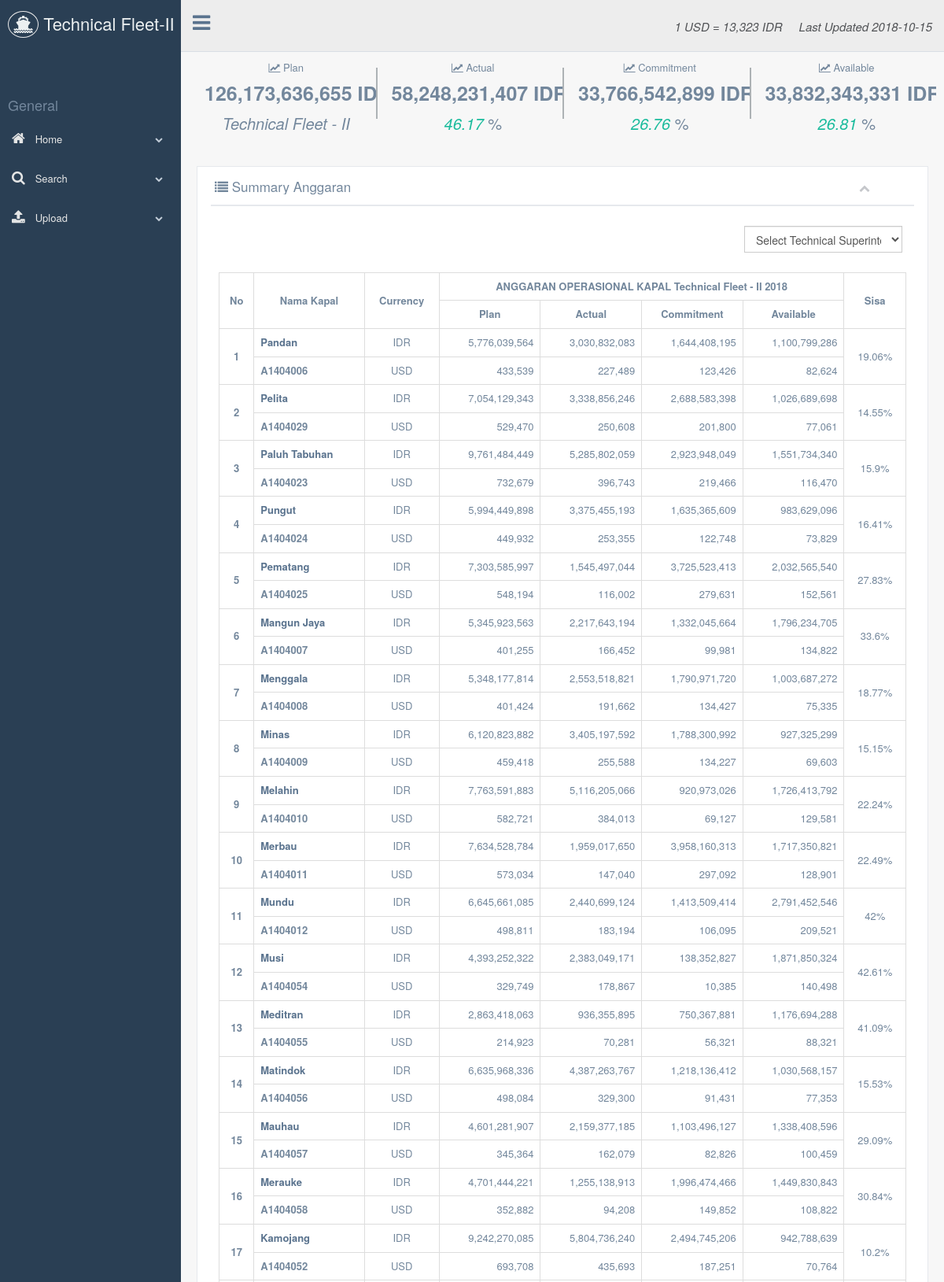
/production/apex.php (upper part), run on the app's committed database.
### tables this page shows
CREATE TABLE `opex_apex` (
  `kapal` varchar(255) DEFAULT NULL,
  `actual` bigint(22) DEFAULT NULL,
  `commitment` bigint(22) DEFAULT NULL,
  `plan` bigint(22) DEFAULT NULL,
  `available` bigint(22) DEFAULT NULL,
  `curr` varchar(255) DEFAULT NULL,
  `cost_center` varchar(255) DEFAULT NULL,
  `curr_usd` varchar(5) DEFAULT NULL,
  `actual_usd` bigint(20) DEFAULT NULL,
  `available_usd` bigint(20) DEFAULT NULL,
  `commitment_usd` bigint(20) DEFAULT NULL,
  `plan_usd` bigint(20) DEFAULT NULL
);

### production/apex.php (the view, shortened to what this page needs)
<?php
include("controller/doconnect.php");
if(isset($_REQUEST['employee']) && $_REQUEST['employee'] !='all' ){
  $p_employee = $_REQUEST['employee'];
}
else{
 $p_employee = '';
}
?>
<!DOCTYPE html>
<html lang="en">
  <head>
    <link href="../vendors/bootstrap/dist/css/bootstrap.min.css" rel="stylesheet">
    <link href="../vendors/font-awesome/css/font-awesome.min.css" rel="stylesheet">
    <link href="../vendors/nprogress/nprogress.css" rel="stylesheet">
    <link href="../vendors/iCheck/skins/flat/green.css" rel="stylesheet">
    <link href="../vendors/datatables.net-bs/css/dataTables.bootstrap.min.css" rel="stylesheet">
    <link href="../vendors/datatables.net-buttons-bs/css/buttons.bootstrap.min.css" rel="stylesheet">
    <link href="../vendors/datatables.net-fixedheader-bs/css/fixedHeader.bootstrap.min.css" rel="stylesheet">
    <link href="../vendors/datatables.net-responsive-bs/css/responsive.bootstrap.min.css" rel="stylesheet">
    <link href="../vendors/datatables.net-scroller-bs/css/scroller.bootstrap.min.css" rel="stylesheet">
    <link href="../build/css/custom.min.css" rel="stylesheet">
  </head>
  <body class="nav-md">
    <div class="container body">
      <div class="main_container">
        <div class="col-md-3 left_col menu_fixed">
          <div class="left_col scroll-view">
            <div class="navbar nav_title" style="border: 0;">
              <a href="index.php" class="site_title"><i class="fa fa-ship"></i> <span>Technical Fleet-II</span></a>
            </div>
            <br> <br> <br>
            <?php include("view/sidebar_menu.php") ?>
          </div>
        </div>
        <?php include("view/top_nav.php") ?>
        <div class="right_col" role="main">
          <div class="">
            <form class="form-horizontal" action="apex.php" method="post">
              <div class="row tile_count" align="center">
                <?php
                $sql = "
                  SELECT
                  sum(actual) as actual,
                  sum(commitment) as commitment,
                  sum(plan) as plan,
                  sum(available) as available,
                  employee
                  FROM
                  opex_apex aa,
                  employee e
                  where
                  aa.kapal not like ''
                  and aa.kapal = e.kapal
                  and (e.employee = '".$p_employee."' or  ('".$p_employee."' = '' ) )
                  ";
                  $result = $conn->query($sql);
                  while($row = $result->fetch_assoc()) {
                ?>
                <div class="col-xl-3 col-md-3 col-sm-3 col-xs-6 tile_stats_count">
                  <span class="count_top"><i class="fa fa-line-chart"></i> Plan
                    </span>
                  <div class="count" style="font-size: 25px;"><?php echo number_format($row["plan"]); echo " IDR"?></div>
                  <span class="count_bottom" style="font-size: 20px; color: none;"><i style="font-color:white;">
                    <?php if ($p_employee != '') {
                      echo $p_employee;
                    } else {
                      echo "Technical Fleet - II";
                    }
                    ?> </i> </span>
                </div>
                <div class="col-xl-3 col-md-3 col-sm-3 col-xs-6 tile_stats_count">
                  <span class="count_top"><i class="fa fa-line-chart"></i> Actual
                    </span>
                  <div class="count" style="font-size: 25px;"><?php echo number_format($row["actual"]); echo " IDR"?></div>
                  <span class="count_bottom" style="font-size: 20px;"><i class="green"><?php echo round($row["actual"]/$row["plan"]*100,2);?> </i> %</span>
                </div>
                <div class="col-xl-3 col-md-3 col-sm-3 col-xs-6 tile_stats_count">
                  <span class="count_top"><i class="fa fa-line-chart"></i> Commitment
                    </span>
                  <div class="count" style="font-size: 25px;"><?php echo number_format($row["commitment"]); echo " IDR"?></div>
                  <span class="count_bottom" style="font-size: 20px;"><i class="green"><?php echo round($row["commitment"]/$row["plan"]*100,2);?> </i> % </span>
                </div>
                <div class="col-xl-3 col-md-3 col-sm-3 col-xs-6 tile_stats_count">
                  <span class="count_top"><i class="fa fa-line-chart"></i> Available
                    </span>
                  <div class="count" style="font-size: 25px;"><?php echo number_format($row["available"]); echo " IDR"?></div>
                  <span class="count_bottom" style="font-size: 20px;"><i class="green"><?php echo round($row["available"]/$row["plan"]*100,2);?> </i> %</span>
                </div>
                <?php
                  }
                ?>
              </div>
              <div class="row">
                <div class="col-md-12 col-sm-12 col-xs-12">
                  <div class="x_panel">
                    <div class="x_title">
                      <h2><i class="fa fa-list"></i> Summary Anggaran <small></small></h2>
                      <ul class="nav navbar-right panel_toolbox">
                        <li><a class="collapse-link"><i class="fa fa-chevron-up"></i></a>
                        </li>
                      </ul>
                      <div class="clearfix"></div>
                    </div>
					<div class="x_content">
                      <div class="col-lg-9 col-md-9 hidden-xs">
                      </div>
                      <div class="col-lg-3 col-md-3 col-xs-12 pull-right">
                        <select name="employee" id="category" class="form-control col-lg-3 col-md-3 col-xs-4 category" style="margin-top:10px">
                          <option value="" disabled selected >Select Technical Superintendent</option>
                        </select>
                      </div>
                      <div class="x_content" style="padding-top: 20px;">
                        <table class="table table-bordered">
                          <tbody>
                            <tr>
                              <th rowspan="2" style="text-align: center;vertical-align: middle;">No</th>
                              <th rowspan="2" style="text-align: center;vertical-align: middle;">Nama Kapal</th>
                              <th rowspan="2" style="text-align: center;vertical-align: middle;">Currency</th>
                              <th colspan="4" style="text-align: center;">ANGGARAN OPERASIONAL KAPAL Technical Fleet - II 2018</th>
                              <th rowspan="2" style="text-align: center;vertical-align: middle;">Sisa</th>
                            </tr>
                            <tr>
                              <th style="text-align: center;">Plan</th>
                              <th style="text-align: center;">Actual</th>
                              <th style="text-align: center;">Commitment</th>
                              <th style="text-align: center;">Available</th>
                            </tr>
                            <?php
                              $sql = "SELECT
                              @i:=@i+1 as row,aa.*
                              FROM opex_apex aa,
                              employee e,
                              (SELECT @i:=0) as foo
                              where
                              aa.kapal not like ''
                              and aa.kapal = e.kapal
                              and (e.employee = '".$p_employee."' or  ('".$p_employee."' = '' ) )
                              ";
                              $result = $conn->query($sql);
                              while($row = $result->fetch_assoc()) {
                              ?>
                              <tr align="right">
                                <th rowspan="2" style="text-align: center;vertical-align: middle;"><?php echo $row["row"] ?></th>
                                <th scope="row"><a href="detail_kapal.php?kapal=<?php echo $row["kapal"]?>&employee=<?php echo $p_employee;?>"><?php echo $row["kapal"] ?></a></th>
                                <td align="center"><?php echo $row["curr"] ?></td>
                                <td><?php echo number_format($row["plan"]) ?></td>
                                <td><?php echo number_format($row["actual"]) ?></td>
                                <td><?php echo number_format($row["commitment"]) ?></td>
                                <td><?php echo number_format($row["available"]) ?></td>
                                <td rowspan="2" style="text-align: center;vertical-align: middle;"><?php echo round($row["available"]/$row["plan"] * 100,2) ?>%</td>
                              </tr>
                              <tr align="right">
                                <th scope="row"><?php echo $row["cost_center"] ?></th>
                                <td align="center"><?php echo $row["curr_usd"] ?></td>
                                <td><?php echo number_format($row["plan_usd"]) ?></td>
                                <td><?php echo number_format($row["actual_usd"]) ?></td>
                                <td><?php echo number_format($row["commitment_usd"]) ?></td>
                                <td><?php echo number_format($row["available_usd"]) ?></td>
                              </tr>
                            <?php
                            }
                            ?>
                          </tbody>
                        </table>
                      </div>
                    </div>
                  </div>
                </div>
              </div>
            </form>
          </div>
        </div>
    </div>
  </body>
</html>

### data on the page
opex_apex: row "1", kapal "Pandan", curr "IDR", plan "5,776,039,564", actual "3,030,832,083", commitment "1,644,408,195", available "1,100,799,286", $row["available"]/$row["plan"] * 100 "19.06", cost_center "A1404006", curr_usd "USD", plan_usd "433,539", actual_usd "227,489", commitment_usd "123,426", available_usd "82,624"
opex_apex: row "2", kapal "Pelita", curr "IDR", plan "7,054,129,343", actual "3,338,856,246", commitment "2,688,583,398", available "1,026,689,698", $row["available"]/$row["plan"] * 100 "14.55", cost_center "A1404029", curr_usd "USD", plan_usd "529,470", actual_usd "250,608", commitment_usd "201,800", available_usd "77,061"
opex_apex: row "3", kapal "Paluh Tabuhan", curr "IDR", plan "9,761,484,449", actual "5,285,802,059", commitment "2,923,948,049", available "1,551,734,340", $row["available"]/$row["plan"] * 100 "15.9", cost_center "A1404023", curr_usd "USD", plan_usd "732,679", actual_usd "396,743", commitment_usd "219,466", available_usd "116,470"
opex_apex: row "4", kapal "Pungut", curr "IDR", plan "5,994,449,898", actual "3,375,455,193", commitment "1,635,365,609", available "983,629,096", $row["available"]/$row["plan"] * 100 "16.41", cost_center "A1404024", curr_usd "USD", plan_usd "449,932", actual_usd "253,355", commitment_usd "122,748", available_usd "73,829"
opex_apex: row "5", kapal "Pematang", curr "IDR", plan "7,303,585,997", actual "1,545,497,044", commitment "3,725,523,413", available "2,032,565,540", $row["available"]/$row["plan"] * 100 "27.83", cost_center "A1404025", curr_usd "USD", plan_usd "548,194", actual_usd "116,002", commitment_usd "279,631", available_usd "152,561"
opex_apex: row "6", kapal "Mangun Jaya", curr "IDR", plan "5,345,923,563", actual "2,217,643,194", commitment "1,332,045,664", available "1,796,234,705", $row["available"]/$row["plan"] * 100 "33.6", cost_center "A1404007", curr_usd "USD", plan_usd "401,255", actual_usd "166,452", commitment_usd "99,981", available_usd "134,822"
opex_apex: row "7", kapal "Menggala", curr "IDR", plan "5,348,177,814", actual "2,553,518,821", commitment "1,790,971,720", available "1,003,687,272", $row["available"]/$row["plan"] * 100 "18.77", cost_center "A1404008", curr_usd "USD", plan_usd "401,424", actual_usd "191,662", commitment_usd "134,427", available_usd "75,335"
opex_apex: row "8", kapal "Minas", curr "IDR", plan "6,120,823,882", actual "3,405,197,592", commitment "1,788,300,992", available "927,325,299", $row["available"]/$row["plan"] * 100 "15.15", cost_center "A1404009", curr_usd "USD", plan_usd "459,418", actual_usd "255,588", commitment_usd "134,227", available_usd "69,603"
opex_apex: row "9", kapal "Melahin", curr "IDR", plan "7,763,591,883", actual "5,116,205,066", commitment "920,973,026", available "1,726,413,792", $row["available"]/$row["plan"] * 100 "22.24", cost_center "A1404010", curr_usd "USD", plan_usd "582,721", actual_usd "384,013", commitment_usd "69,127", available_usd "129,581"
opex_apex: row "10", kapal "Merbau", curr "IDR", plan "7,634,528,784", actual "1,959,017,650", commitment "3,958,160,313", available "1,717,350,821", $row["available"]/$row["plan"] * 100 "22.49", cost_center "A1404011", curr_usd "USD", plan_usd "573,034", actual_usd "147,040", commitment_usd "297,092", available_usd "128,901"
opex_apex: row "11", kapal "Mundu", curr "IDR", plan "6,645,661,085", actual "2,440,699,124", commitment "1,413,509,414", available "2,791,452,546", $row["available"]/$row["plan"] * 100 "42", cost_center "A1404012", curr_usd "USD", plan_usd "498,811", actual_usd "183,194", commitment_usd "106,095", available_usd "209,521"
opex_apex: row "12", kapal "Musi", curr "IDR", plan "4,393,252,322", actual "2,383,049,171", commitment "138,352,827", available "1,871,850,324", $row["available"]/$row["plan"] * 100 "42.61", cost_center "A1404054", curr_usd "USD", plan_usd "329,749", actual_usd "178,867", commitment_usd "10,385", available_usd "140,498"
opex_apex: row "13", kapal "Meditran", curr "IDR", plan "2,863,418,063", actual "936,355,895", commitment "750,367,881", available "1,176,694,288", $row["available"]/$row["plan"] * 100 "41.09", cost_center "A1404055", curr_usd "USD", plan_usd "214,923", actual_usd "70,281", commitment_usd "56,321", available_usd "88,321"
opex_apex: row "14", kapal "Matindok", curr "IDR", plan "6,635,968,336", actual "4,387,263,767", commitment "1,218,136,412", available "1,030,568,157", $row["available"]/$row["plan"] * 100 "15.53", cost_center "A1404056", curr_usd "USD", plan_usd "498,084", actual_usd "329,300", commitment_usd "91,431", available_usd "77,353"
opex_apex: row "15", kapal "Mauhau", curr "IDR", plan "4,601,281,907", actual "2,159,377,185", commitment "1,103,496,127", available "1,338,408,596", $row["available"]/$row["plan"] * 100 "29.09", cost_center "A1404057", curr_usd "USD", plan_usd "345,364", actual_usd "162,079", commitment_usd "82,826", available_usd "100,459"
opex_apex: row "16", kapal "Merauke", curr "IDR", plan "4,701,444,221", actual "1,255,138,913", commitment "1,996,474,466", available "1,449,830,843", $row["available"]/$row["plan"] * 100 "30.84", cost_center "A1404058", curr_usd "USD", plan_usd "352,882", actual_usd "94,208", commitment_usd "149,852", available_usd "108,822"
opex_apex: row "17", kapal "Kamojang", curr "IDR", plan "9,242,270,085", actual "5,804,736,240", commitment "2,494,745,206", available "942,788,639", $row["available"]/$row["plan"] * 100 "10.2", cost_center "A1404052", curr_usd "USD", plan_usd "693,708", actual_usd "435,693", commitment_usd "187,251", available_usd "70,764"

### other printed values
$row["kurs"] "13,323"
$row["upload_date"] "2018-10-15"
$row["plan"] "126,173,636,655"
$row["actual"] "58,248,231,407"
$row["actual"]/$row["plan"]*100 "46.17"
$row["commitment"] "33,766,542,899"
$row["commitment"]/$row["plan"]*100 "26.76"
$row["available"] "33,832,343,331"
$row["available"]/$row["plan"]*100 "26.81"
